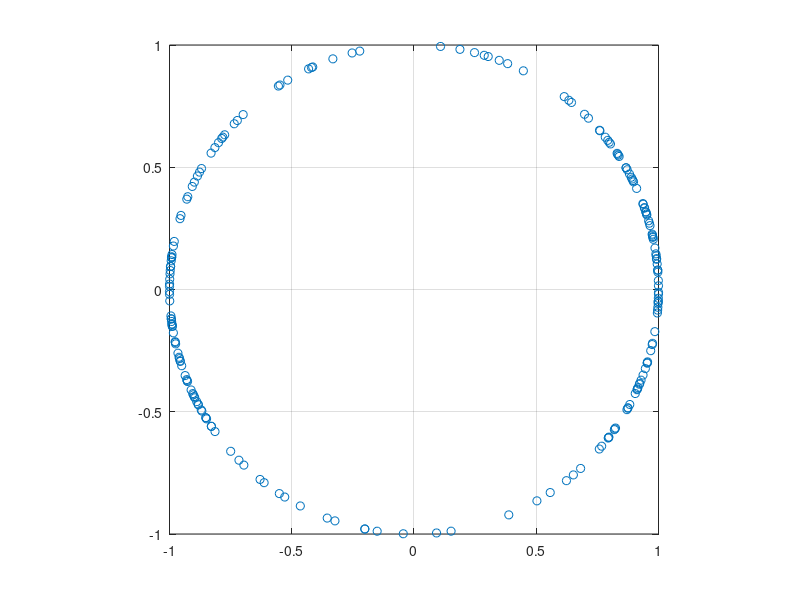

Write MATLAB code to recreate this figure. (Note: this script raises an error after producing the figure.)
% Hungarian clustering of mean color points of axons

clear;
clc;

load('MeanColorPointAxons.mat');

M = reshape(Vh(:,1,:),[200,2]);
n = size(M,1);
figure
plot(M(:,1),M(:,2),'o');
axis square;
grid on

% Hungarian clustering
% Hungarian method
D = zeros(n,n);
for i = 1 : n-1
    for j = i+1 : n
        D(i,j) = sqrt(sum((M(i,:) - M(j,:)).^2));
    end
end
D = max(D,D');
thres = 1e100;
D(logical(eye(size(D)))) = thres;

inC = cell(size(D,1),1); % initialize cluster
for i = 1 : size(D,1), inC{i} = i; end
inD = D; % initialize distance matrix
T = 0.55; % NEED TO STUDY
[C, trackrecords] = iterativeClustering(inC, inD, D, T);

% plot results
numstep = trackrecords.('num');

F(numstep) = struct('cdata',[],'colormap',[]);

figure('visible','off');

for i = 1 : n
    % colo = [Rconv(i),Gconv(i),Bconv(i)];
    color = 'blue';
    plot(M(i,1),M(i,2),'bo','LineWidth',2,'MarkerSize',5);
    hold on
end
axis square;
set(gca,'FontSize',20);
xlim([-1.1, 1.1]);
ylim([-1.1, 1.1]);
grid on
F(1) = getframe();
clf;

for step = 2 : numstep
    str = strcat('Step',num2str(step));
    cls = trackrecords.(str);
    estk = length(cls);
    cc=hsv(estk);
    for i = 1 : estk
        idcl = cls{i};
        plot(M(idcl,1), M(idcl,2),'o','color',cc(i,:),'LineWidth',2,'MarkerSize',5);
        hold on
    end
    axis square;
    xlim([-1.1, 1.1]);
    ylim([-1.1, 1.1]);
    set(gca,'FontSize',20);
    grid on
    F(step) = getframe();   
    clf;
end

% display video 
figure
movie(gcf,F,1,0.5,[60,50,0,0]);
